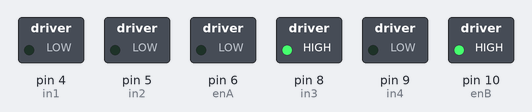
Bench run of a sketch on a simulated Arduino Uno, built with avr-gcc and run on an emulated ATmega328P. Parts: switched loads named in the sketch (green lamp = pin HIGH).

Above: at 0.1 s.
At 4.1 s:
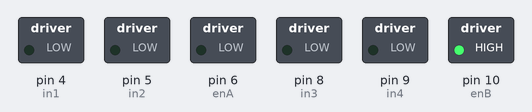
At 7.55 s:
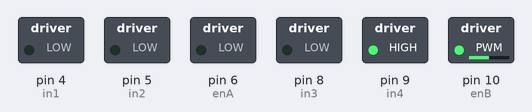
At 15.3 s:
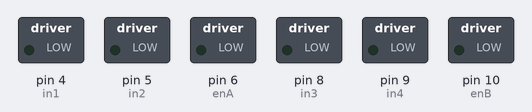
At 24.99 s:
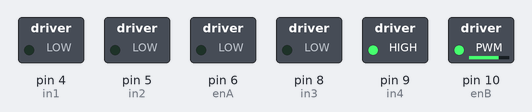
At 34.5 s:
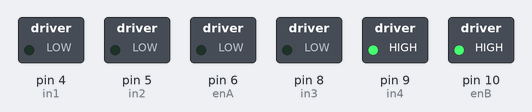
Timing chart, 0 to 40.0 s (numbered marks = the images above):
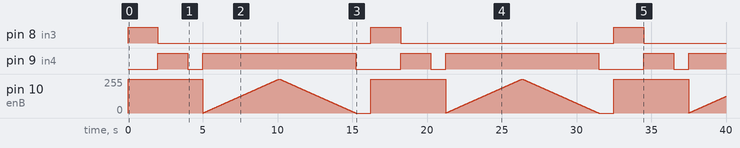

Measured:
- by itself, pin 8 (in3): alternates HIGH for 2.0 s and LOW for 14.2 s
- by itself, pin 9 (in4): repeats every 16.2 s: LOW 1.0 s, HIGH 10.2 s, LOW 3.0 s, HIGH 2.0 s

The sketch:

L298N.ino
```cpp
// MOTOR CONTROL
// L298 controls 2 motors:
//    Motor A
//        In1 - In2 - Direction
//         0     0     OFF
//         1     0     Forward   (Out1+ , Out2-)
//         0     1     Backward  (Out1- , Out2+)
//         1     1     OFF
//        EnA - PWM
//
//    Motor B
//        In3, In4 - Direction (same)
//        EnB - PWM

const int in1 = 4;
const int in2 = 5;
const int enA = 6;
const int in3 = 8;
const int in4 = 9;
const int enB = 10;

void setup() {
  // Set all the motor control pins to outputs
	pinMode(enA, OUTPUT);
	pinMode(enB, OUTPUT);
	pinMode(in1, OUTPUT);
	pinMode(in2, OUTPUT);
	pinMode(in3, OUTPUT);
	pinMode(in4, OUTPUT);

	// Turn off motors - Initial state
	digitalWrite(in3, LOW);
	digitalWrite(in4, LOW);
}

void loop() {
	directionControl();
	delay(1000);
	speedControl();
	delay(1000);
}

// This function lets you control spinning direction of motors
void directionControl() {
	// Set motors to maximum speed
	// For PWM maximum possible values are 0 to 255
	analogWrite(enB, 255);

	// Turn on motor A & B
	digitalWrite(in3, HIGH);
	digitalWrite(in4, LOW);
	delay(2000);

	// Now change motor directions
	digitalWrite(in3, LOW);
	digitalWrite(in4, HIGH);
	delay(2000);

	// Turn off motors
	digitalWrite(in3, LOW);
	digitalWrite(in4, LOW);
}

// This function lets you control speed of the motors
void speedControl() {
	// Turn on motors
	digitalWrite(in3, LOW);
	digitalWrite(in4, HIGH);

	// Accelerate from zero to maximum speed
	for (int i = 0; i < 256; i++) {
		analogWrite(enB, i);
		delay(20);
	}

	// Decelerate from maximum speed to zero
	for (int i = 255; i >= 0; --i) {
		analogWrite(enB, i);
		delay(20);
	}

	// Now turn off motors
	digitalWrite(in3, LOW);
	digitalWrite(in4, LOW);
}
```
